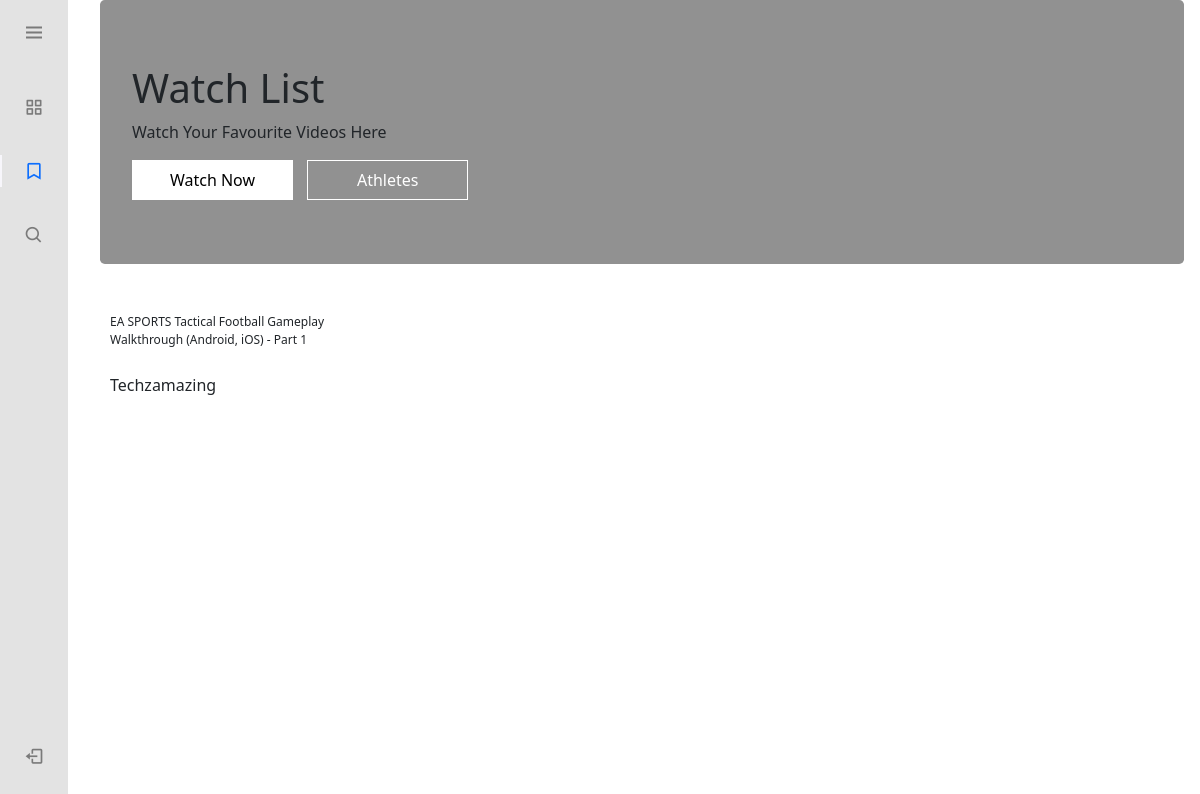
The app's page /watchlist/ (signed in) with its own data.
### youtube_app/models.py (models this page shows)
class WatchList(models.Model):
    user= models.ForeignKey(User, on_delete=models.CASCADE)
    video_title= models.CharField(max_length=300)
    video_description= models.CharField(max_length= 600)
    video_id= models.CharField(max_length= 20)
    channel_title= models.CharField(max_length=100)
    upload_date=models.CharField(max_length=100)
    channel_profile_pic= models.CharField(max_length=100)
    video_thumbnail_pic= models.CharField(max_length=100)

### youtube_app/views.py (the view)
# urls.py: path('watchlist/', views.watch_list_view, name='watchlist'),
def watch_list_view(request):
    all_videos= WatchList.objects.filter(user=request.user)
    context= {'all_videos': all_videos}
    return render(request, 'youtube/watch_list.html', context)

### youtube_app/templates/youtube/watch_list.html (shortened to what this page needs)
{% extends 'youtube/base.html' %}
{% load static %}
{% block extrastylesheet %}
<link rel="stylesheet" href="{% static 'youtube/css/home.css' %}">
<link rel="stylesheet" href="https://cdn.jsdelivr.net/npm/boxicons@latest/css/boxicons.min.css">
{% endblock %}
{% block content %}
<div class="jumbotron text-left" style="margin-bottom:0">
    <h1>Watch List</h1>
    <p>Watch Your Favourite Videos Here</p>
    <div>
        <button class="upper_section_buttons upper_section_buttons_active">Watch Now</button>
        <Button class="upper_section_buttons">Athletes</Button>
    </div>
  </div>
<div class="videos_main_div" >
    {% for video in all_videos %}
    <div class="video_box">
        <div class="video_box_upper">
            <div style="margin-bottom: 5px;">
            </div>
            <div class="title_box">
                <p class="video_title">{{video.video_title|truncatewords:20}}</p>
            </div>
        </div>
        <div class="watch_list_block">
            <form action="{% url 'channelhome' %}" method="post">
                <p onclick="script: $(this).parent('form').submit()">{{video.channel_title}}</p>
            </form>
            <button type="button" class="unsave_button"><box-icon name='bookmark' type='solid' ></box-icon></button>
        </div>
    </div>
    {% endfor %}
</div>
{% endblock %}

### static/youtube/css/home.css (style rules this page uses)
.videos_main_div { display: -webkit-box; overflow-x: scroll; justify-content: left; align-items: center; margin-top: 10px; }
.video_box { margin: 10px; overflow-y: hidden; width: 20%; }
.video_box_upper { cursor: pointer; }
.video_title { font-size: 12px; }
.title_box { height: 60px; overflow: hidden; }
.unsave_button { border: none !important; background: white; }
.watch_list_block { display: flex; justify-content: space-between; }
.jumbotron { background: #919191; }
.upper_section_buttons { border: 1px solid white; background: #919191; width: 161px; padding: 7px; color: white; margin-right: 10px; }
.upper_section_buttons_active { color: black !important; background: white !important; }

### static/youtube/css/sidebar.css (style rules this page uses)
:root { --header-height: 3rem;--nav-width: 68px;--first-color: #4723D9;--first-color-light: #AFA5D9;--white-color: #F7F6FB;--body-font: 'Nunito', sans-serif;--normal-font-size: 1rem;--z-fixed: 100 }
*,::before,::after { box-sizing: border-box }
body { position: relative;margin: var(--header-height) 0 0 0;padding: 0 1rem;font-family: var(--body-font);font-size: var(--normal-font-size);transition: .5s }
@media screen and (min-width: 768px) { body { margin: calc(var(--header-height) + 1rem) 0 0 0; padding-left: calc(var(--nav-width) + 2rem) } }

### records on screen
WatchList: video_title "EA SPORTS Tactical Football Gameplay Walkthrough (Android, iOS) - Part 1", channel_title "Techzamazing"
